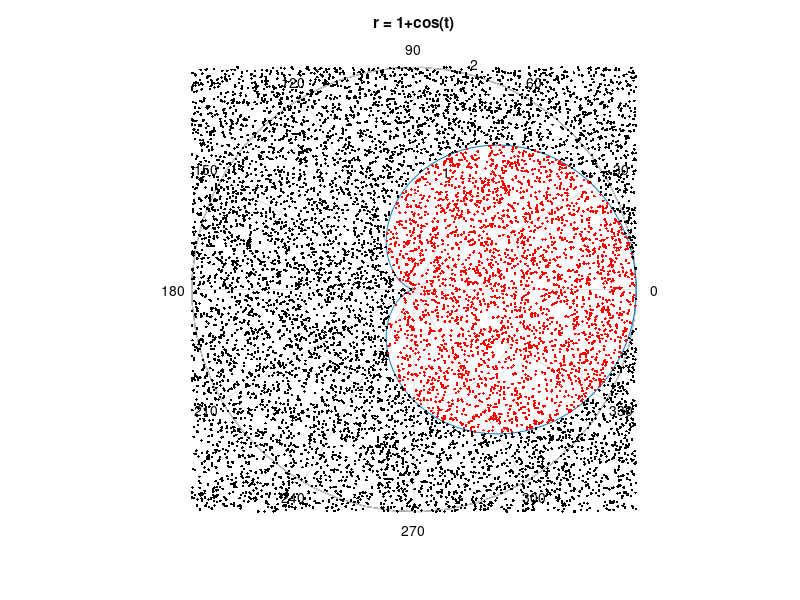

The MATLAB source for this figure:
clear;
clc;
N = 10000;
x = rand(N,1)*4-2;
y = rand(N,1)*4-2;
r = sqrt(x.^2+y.^2);
t = atan2(y,x);
rt = 1+cos(t);
s = 16*sum(r<=rt)/N
rho='1+cos(t)';
ezpolar(rho)
hold on
plot(x(r<=rt),y(r<=rt),'r.')
plot(x(r>rt),y(r>rt),'k.')